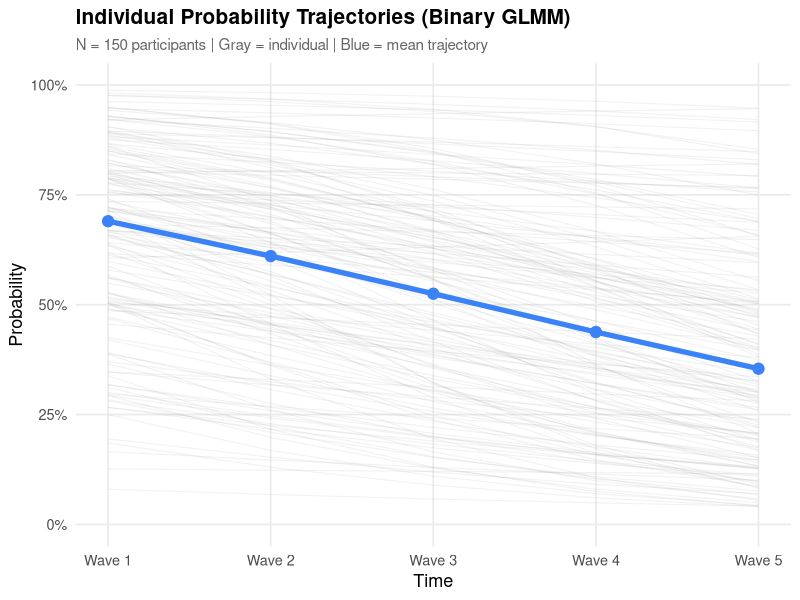

Generate this figure with R:
# Generate GLMM Guide Figures
# Figure 01: Binary Probability Trajectories (spaghetti plot on probability scale)

library(ggplot2)
library(dplyr)
library(MASS)

set.seed(42)

# Output directory
output_dir <- "public/images/guides/glmm"
dir.create(output_dir, recursive = TRUE, showWarnings = FALSE)

# =============================================================================
# FIGURE 01: Binary Probability Trajectories
# Individual logistic trajectories showing between-person variability
# in probability of a binary outcome over time
# =============================================================================

n_persons <- 150
time_points <- 0:4

# Fixed effects (on log-odds scale)
beta_0 <- 0.8    # Average log-odds at baseline (~69% probability)
beta_1 <- -0.35  # Average change in log-odds per time unit (decreasing)

# Random effects covariance matrix (on log-odds scale)
# Intercept SD ~1.2 gives meaningful spread in baseline probability
# Slope SD ~0.2 gives some divergence
tau <- matrix(c(1.44, -0.06,
                -0.06, 0.04), nrow = 2)

# Generate random effects
re <- mvrnorm(n_persons, c(0, 0), tau)

# Inverse logit function
inv_logit <- function(x) 1 / (1 + exp(-x))

# Generate probability trajectories (no residual noise — these are the
# person-specific probabilities, not observed binary outcomes)
traj_data <- expand.grid(id = 1:n_persons, time = time_points) %>%
  mutate(
    log_odds = (beta_0 + re[id, 1]) + (beta_1 + re[id, 2]) * time,
    prob = inv_logit(log_odds)
  )

# Mean trajectory on probability scale
mean_traj <- data.frame(time = time_points) %>%
  mutate(
    log_odds = beta_0 + beta_1 * time,
    prob = inv_logit(log_odds)
  )

p_binary <- ggplot(traj_data, aes(x = time, y = prob)) +
  geom_line(aes(group = id), alpha = 0.10, color = "gray50", linewidth = 0.4) +
  geom_line(data = mean_traj, aes(y = prob),
            color = "#3B82F6", linewidth = 1.8) +
  geom_point(data = mean_traj, aes(y = prob),
             color = "#3B82F6", size = 3.5) +
  scale_x_continuous(breaks = 0:4, labels = paste("Wave", 1:5)) +
  scale_y_continuous(limits = c(0, 1), breaks = seq(0, 1, 0.25),
                     labels = scales::percent_format()) +
  labs(
    x = "Time",
    y = "Probability",
    title = "Individual Probability Trajectories (Binary GLMM)",
    subtitle = paste0("N = ", n_persons,
                      " participants | Gray = individual | Blue = mean trajectory")
  ) +
  theme_minimal(base_size = 13) +
  theme(
    plot.title = element_text(size = 15, face = "bold"),
    plot.subtitle = element_text(size = 11, color = "gray40"),
    panel.grid.minor = element_blank()
  )

ggsave(file.path(output_dir, "glmm_fig01_binary_trajectories.png"),
       p_binary, width = 8, height = 5, dpi = 150)

cat("Saved: glmm_fig01_binary_trajectories.png\n")
cat("\nAll GLMM figures generated successfully!\n")
